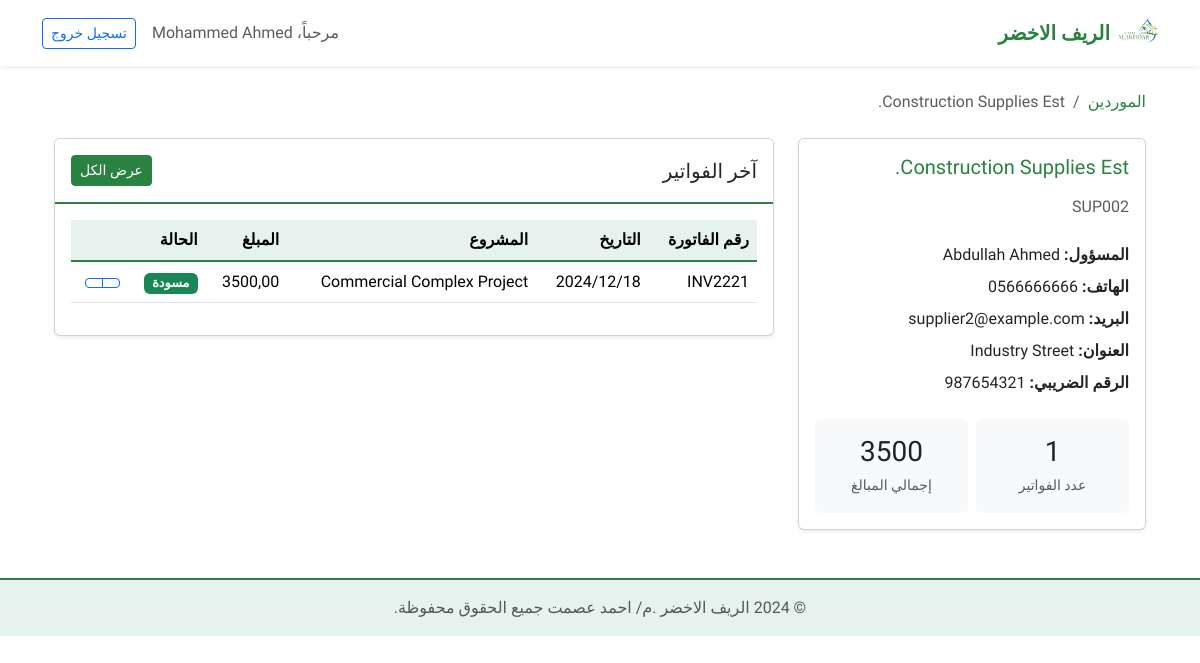
/suppliers/2/ (signed in), run on the app's committed database.
### accounts/models.py (models this page shows, shortened)
class User(AbstractUser):
    ROLE_CHOICES = (
        ('admin', 'مدير'),
        ('accountant', 'محاسب'),
    )
    role = models.CharField(max_length=20, choices=ROLE_CHOICES, default='accountant', verbose_name='الدور')
    phone = models.CharField(max_length=20, blank=True, null=True, verbose_name='رقم الهاتف')
    address = models.TextField(blank=True, null=True, verbose_name='العنوان')
    class Meta:
        verbose_name = 'مستخدم'
        verbose_name_plural = 'المستخدمين'

### suppliers/models.py (models this page shows, shortened)
class Supplier(models.Model):
    name = models.CharField(max_length=200, verbose_name='اسم المورد')
    code = models.CharField(max_length=50, unique=True, verbose_name='رمز المورد')
    contact_person = models.CharField(max_length=200, blank=True, null=True, verbose_name='الشخص المسؤول')
    phone = models.CharField(max_length=20, verbose_name='رقم الهاتف')
    email = models.EmailField(blank=True, null=True, verbose_name='البريد الإلكتروني')
    address = models.TextField(blank=True, null=True, verbose_name='العنوان')
    tax_number = models.CharField(max_length=50, blank=True, null=True, verbose_name='الرقم الضريبي')
    created_at = models.DateTimeField(auto_now_add=True, verbose_name='تاريخ الإنشاء')
    updated_at = models.DateTimeField(auto_now=True, verbose_name='تاريخ التحديث')
    class Meta:
        verbose_name = 'مورد'
        verbose_name_plural = 'الموردين'
        ordering = ['name']

class Invoice(models.Model):
    STATUS_CHOICES = (
        ('draft', 'مسودة'),
        ('approved', 'معتمد'),
        ('paid', 'مدفوع'),
        ('cancelled', 'ملغي'),
    )
    supplier = models.ForeignKey(Supplier, on_delete=models.CASCADE, related_name='invoices', verbose_name='المورد')
    project = models.ForeignKey('projects.Project', on_delete=models.CASCADE, related_name='supplier_invoices', verbose_name='المشروع')
    invoice_number = models.CharField(max_length=50, unique=True, verbose_name='رقم الفاتورة')
    invoice_date = models.DateField(verbose_name='تاريخ الفاتورة')
    due_date = models.DateField(verbose_name='تاريخ الاستحقاق')
    status = models.CharField(max_length=20, choices=STATUS_CHOICES, default='draft', verbose_name='الحالة')
    total_amount = models.DecimalField(max_digits=12, decimal_places=2, verbose_name='المبلغ الإجمالي')
    tax_amount = models.DecimalField(max_digits=12, decimal_places=2, default=0, verbose_name='مبلغ الضريبة')
    description = models.TextField(blank=True, null=True, verbose_name='الوصف')
    notes = models.TextField(blank=True, null=True, verbose_name='ملاحظات')
    created_by = models.ForeignKey(settings.AUTH_USER_MODEL, on_delete=models.PROTECT, verbose_name='تم الإنشاء بواسطة')
    created_at = models.DateTimeField(auto_now_add=True, verbose_name='تاريخ الإنشاء')
    updated_at = models.DateTimeField(auto_now=True, verbose_name='تاريخ التحديث')
    class Meta:
        verbose_name = 'فاتورة مورد'
        verbose_name_plural = 'فواتير الموردين'
        ordering = ['-invoice_date', '-created_at']

### projects/models.py (models this page shows, shortened)
class Project(models.Model):
    STATUS_CHOICES = (
        ('planning', 'تخطيط'),
        ('in_progress', 'قيد التنفيذ'),
        ('completed', 'مكتمل'),
        ('on_hold', 'متوقف'),
        ('cancelled', 'ملغي'),
    )
    name = models.CharField(max_length=200, verbose_name='اسم المشروع')
    code = models.CharField(max_length=50, unique=True, verbose_name='رمز المشروع')
    description = models.TextField(blank=True, null=True, verbose_name='وصف المشروع')
    client_name = models.CharField(max_length=200, verbose_name='اسم العميل')
    client_phone = models.CharField(max_length=20, blank=True, null=True, verbose_name='هاتف العميل')
    client_email = models.EmailField(blank=True, null=True, verbose_name='بريد العميل')
    start_date = models.DateField(verbose_name='تاريخ البدء')
    expected_end_date = models.DateField(verbose_name='تاريخ الانتهاء المتوقع')
    actual_end_date = models.DateField(null=True, blank=True, verbose_name='تاريخ الانتهاء الفعلي')
    status = models.CharField(max_length=20, choices=STATUS_CHOICES, default='planning', verbose_name='حالة المشروع')
    total_budget = models.DecimalField(max_digits=12, decimal_places=2, verbose_name='الميزانية الكلية')
    accountant = models.ForeignKey(
        settings.AUTH_USER_MODEL,
        on_delete=models.SET_NULL,
        null=True,
        limit_choices_to={'role': 'accountant'},
        related_name='assigned_projects',
        verbose_name='المحاسب المسؤول'
    )
    created_at = models.DateTimeField(auto_now_add=True, verbose_name='تاريخ الإنشاء')
    updated_at = models.DateTimeField(auto_now=True, verbose_name='تاريخ التحديث')
    class Meta:
        verbose_name = 'مشروع'
        verbose_name_plural = 'المشاريع'
        ordering = ['-created_at']

### suppliers/views.py (the view)
# urls.py: path('<int:pk>/', views.supplier_detail, name='supplier_detail'),
@login_required
def supplier_detail(request, pk):
    supplier = get_object_or_404(Supplier, pk=pk)
    total_amount = supplier.invoices.aggregate(total=Sum('total_amount'))['total'] or 0
    context = {
        'supplier': supplier,
        'total_amount': total_amount,
    }
    return render(request, 'suppliers/supplier_detail.html', context)

### suppliers/templates/suppliers/supplier_detail.html (shortened to what this page needs)
{% extends 'base.html' %}
{% load static %}
{% block content %}
<div class="container my-4">
    <nav aria-label="breadcrumb" class="mb-4">
        <ol class="breadcrumb">
            <li class="breadcrumb-item"><a href="{% url 'suppliers:supplier_list' %}">الموردين</a></li>
            <li class="breadcrumb-item active">{{ supplier.name }}</li>
        </ol>
    </nav>
    <div class="row">
        <div class="col-md-4 mb-4">
            <div class="card shadow-sm h-100">
                <div class="card-body">
                    <div class="d-flex justify-content-between align-items-start mb-3">
                        <h5 class="card-title text-primary mb-0">{{ supplier.name }}</h5>
                    </div>
                    <p class="text-muted mb-4">{{ supplier.code }}</p>
                    <div class="mb-4">
                        {% if supplier.contact_person %}
                        <p class="mb-2">
                            <strong>المسؤول:</strong> {{ supplier.contact_person }}
                        </p>
                        {% endif %}
                        {% if supplier.phone %}
                        <p class="mb-2">
                            <strong>الهاتف:</strong> {{ supplier.phone }}
                        </p>
                        {% endif %}
                        {% if supplier.email %}
                        <p class="mb-2">
                            <strong>البريد:</strong> {{ supplier.email }}
                        </p>
                        {% endif %}
                        {% if supplier.address %}
                        <p class="mb-2">
                            <strong>العنوان:</strong> {{ supplier.address }}
                        </p>
                        {% endif %}
                        {% if supplier.tax_number %}
                        <p class="mb-2">
                            <strong>الرقم الضريبي:</strong> {{ supplier.tax_number }}
                        </p>
                        {% endif %}
                    </div>
                    <div class="row g-2">
                        <div class="col-6">
                            <div class="p-3 bg-light rounded text-center">
                                <h3 class="mb-1">{{ supplier.invoices.count }}</h3>
                                <small class="text-muted">عدد الفواتير</small>
                            </div>
                        </div>
                        <div class="col-6">
                            <div class="p-3 bg-light rounded text-center">
                                <h3 class="mb-1">{{ total_amount }}</h3>
                                <small class="text-muted">إجمالي المبالغ</small>
                            </div>
                        </div>
                    </div>
                </div>
            </div>
        </div>
        <div class="col-md-8 mb-4">
            <div class="card shadow-sm">
                <div class="card-header bg-white d-flex justify-content-between align-items-center py-3">
                    <h5 class="mb-0">آخر الفواتير</h5>
                    <a href="{% url 'suppliers:supplier_invoices' supplier.pk %}" class="btn btn-primary btn-sm">
                        عرض الكل
                    </a>
                </div>
                <div class="card-body">
                    <div class="table-responsive">
                        <table class="table table-hover">
                            <thead>
                                <tr>
                                    <th>رقم الفاتورة</th>
                                    <th>التاريخ</th>
                                    <th>المشروع</th>
                                    <th>المبلغ</th>
                                    <th>الحالة</th>
                                    <th></th>
                                </tr>
                            </thead>
                            <tbody>
                                {% for invoice in supplier.invoices.all|slice:":5" %}
                                <tr>
                                    <td>{{ invoice.invoice_number }}</td>
                                    <td>{{ invoice.invoice_date|date:"Y/m/d" }}</td>
                                    <td>{{ invoice.project.name }}</td>
                                    <td>{{ invoice.total_amount }}</td>
                                    <td>
                                        <span class="badge bg-{{ invoice.status|yesno:'success,warning' }}">
                                            {{ invoice.get_status_display }}
                                        </span>
                                    </td>
                                    <td>
                                        <div class="btn-group btn-group-sm">
                                            <a href="{% url 'suppliers:invoice_detail' invoice.pk %}" class="btn btn-outline-primary">
                                            </a>
                                            <a href="{% url 'suppliers:invoice_print' invoice.pk %}" target="_blank" class="btn btn-outline-primary">
                                            </a>
                                        </div>
                                    </td>
                                </tr>
                                {% endfor %}
                            </tbody>
                        </table>
                    </div>
                </div>
            </div>
        </div>
    </div>
</div>
{% endblock %}

### templates/base.html (shortened to what this page needs)
{% load static %}
<!DOCTYPE html>
<html lang="ar" dir="rtl">
<head>
    <link rel="stylesheet" href="https://cdn.jsdelivr.net/npm/bootstrap@5.3.2/dist/css/bootstrap.rtl.min.css">
    <link rel="stylesheet" href="{% static 'css/base.css' %}">
</head>
<body>
    <header class="navbar navbar-expand-lg bg-white shadow-sm">
        <div class="container">
            <a class="navbar-brand d-flex align-items-center gap-2" href="/">
                <img src="{% static 'images/logo.png' %}" alt="الريف المصري" height="40">
                <span class="text-primary fw-bold">الريف الاخضر</span>
            </a>
            <div class="collapse navbar-collapse" id="navbarNav">
                {% if user.is_authenticated %}
                <div class="d-flex align-items-center gap-3">
                    <span class="text-muted">مرحباً، {{ user.get_full_name|default:user.username }}</span>
                    <a href="{% url 'accounts:logout' %}" class="btn btn-outline-primary btn-sm">تسجيل خروج</a>
                </div>
                {% endif %}
            </div>
        </div>
    </header>
    <main class="container my-4">
        {% block content %}{% endblock %}
    </main>
    <footer class="footer mt-auto py-3">
        <div class="container text-center">
            <span class="text-muted">© {% now "Y" %} الريف الاخضر .م/ احمد عصمت جميع الحقوق محفوظة.</span>
        </div>
    </footer>
</body>
</html>

### static/css/base.css (style rules this page uses)
:root { --primary: #2a8241; --primary-dark: #1f6431; --primary-light: #e5f2ed; --text-color: #333333; }
body { font-family: 'Tajawal', sans-serif; color: var(--text-color); }
a { color: var(--primary); text-decoration: none; }
.btn-primary { background-color: var(--primary); border-color: var(--primary); color: white; }
.table thead th { background-color: var(--primary-light); border-bottom: 2px solid var(--primary); }
.card-header { background-color: var(--primary-light); border-bottom: 2px solid var(--primary); }
.text-primary { color: var(--primary) !important; }
.footer { background-color: var(--primary-light); border-top: 2px solid var(--primary); padding: 1rem 0; }

### suppliers/templates/suppliers/supplier_detail.html (style rules this page uses)
.badge { font-size: 0.8rem; }

### templates/base.html (style rules this page uses)
body { font-family: 'Tajawal', sans-serif; }

### data on the page
User: get_full_name "Mohammed Ahmed"
Supplier: name "Construction Supplies Est.", code "SUP002", contact_person "Abdullah Ahmed", phone "0566666666", email "supplier2@example.com", address "Industry Street", tax_number "987654321", invoices.count "1"
Invoice: invoice_number "INV2221", invoice_date "2024/12/18", project.name "Commercial Complex Project", total_amount "3500,00", status "مسودة"

### other printed values
{{ total_amount }} "3500"
